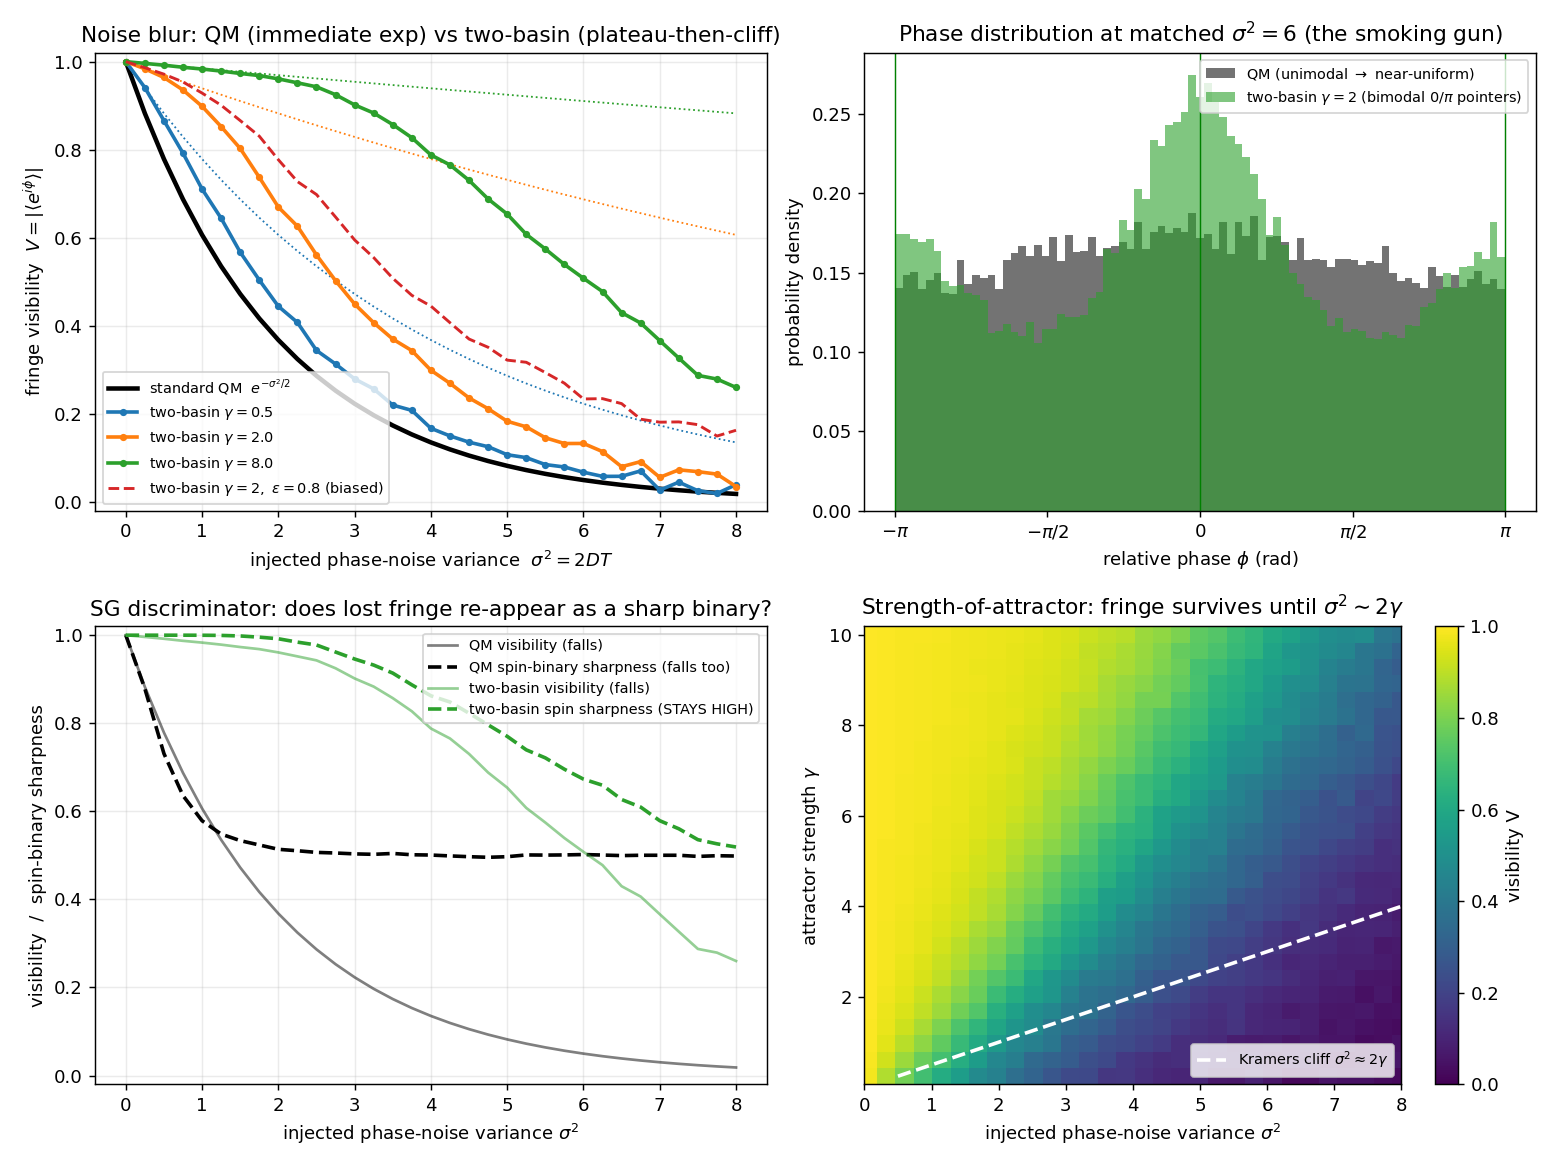

Recreate this plot in Python.
#!/usr/bin/env python3
r"""
silver_twoslit_noise.py
=======================

Combined-design proposal + simulation:
    a SILVER (Ag, S=1/2 Stern-Gerlach atom) near-field Talbot-Lau matter-wave
    interferometer with a DOWNSTREAM Stern-Gerlach spin analyzer, used to
    compare the NOISE-INDUCED FRINGE BLUR predicted by

        (A) standard quantum mechanics  (Gaussian dephasing / decoherence theory)
        (B) the two-basin "strength-of-attractor" postulate
            (DISCRETIZATION_AS_SYNC_PAPER.md Sec 3.2 ; phi_dissipative_check.py)

Why silver:  ground state ^2S_{1/2}, pure electron-spin-1/2 moment, zero orbital
angular momentum -> the cleanest physical realization of the sigma_x binary
(the 0/pi basins).  The Talbot-Lau geometry is forced because lambda_dB ~ pm.

------------------------------------------------------------------------------
THE PHASE VARIABLE
------------------------------------------------------------------------------
phi = relative phase between the two interfering paths (= the equatorial azimuth
of the chiral/interference qubit in phi_dissipative_check.py).  The measured
fringe contrast after averaging over phase noise is the standard result

        V_obs = V_0 * |<exp(i phi)>|       (ensemble average over the noise).

Environmental noise (thermal photon scattering, stray EM fields, vibration)
enters as a stochastic kick on phi:

        d phi = ( -gamma sin 2phi  -  eps sin phi ) dt  +  sqrt(2 D) dW.

  gamma : STRENGTH OF THE ATTRACTOR (2nd-harmonic measurement coupling that makes
          the 0/pi binary).  In MCI gamma is a STAGE-2 (detector) quantity; the
          central experimental question is whether ANY of it reaches the
          STAGE-1 propagating fringe phase.
  eps   : faint polar bias (1st harmonic, the Sec 2.3 term).
  D     : noise strength.  We use the experimentally meaningful knob
          sigma^2 = 2 D T_transit  = the phase variance pure dephasing WOULD
          accumulate in transit.  Thermal/EM noise dials sigma^2 up.

MODELS
  (A) STANDARD QM  = gamma = eps = 0  -> pure Gaussian dephasing:
          V_QM = exp(-sigma^2 / 2)      (immediate, smooth exponential).
  (B) TWO-BASIN    = gamma > 0.  The attractor is a restoring force toward the
          fringe phase (well at 0).  It CAPS the in-well variance at D/(2gamma)
          instead of letting it grow ~2 D T, so for weak noise it PROTECTS the
          fringe:
          V_2b(plateau) ~ exp(-sigma^2 / (8 gamma))   (T-independent plateau),
          until Kramers escape over the pi/2 barrier (rate ~ exp(-gamma/D)
          = exp(-2 gamma / sigma^2)) lets trajectories hop to the antipodal pi
          well; once the two wells equalize, the antipodal fringes cancel and
          V -> 0 (a CLIFF near sigma^2 ~ 2 gamma).

  => DISTINGUISHING PREDICTION (if gamma touches the propagating phase):
     plateau-then-cliff, with the cliff position set by the ATTRACTOR STRENGTH
     gamma -- qualitatively unlike QM's immediate exp decay.
     If gamma = 0 in flight (strict MCI), B == A and the fringe channel CANNOT
     tell them apart -- the discriminator then lives only in the correlated
     Stern-Gerlach spin channel (Part 4).
"""

import numpy as np

# =============================================================================
# PART 0  --  silver parameters and the forced Talbot-Lau geometry
# =============================================================================
h = 6.62607015e-34          # J s
hbar = h / (2 * np.pi)
kB = 1.380649e-23           # J/K
amu = 1.66053907e-27        # kg
m_Ag = 107.8682 * amu       # silver atomic mass


def silver_geometry(T_oven=1300.0, grating_period_nm=257.0, n_talbot=1):
    """Print the de Broglie wavelength, Talbot length, transit time for an Ag beam."""
    v = np.sqrt(3 * kB * T_oven / m_Ag)          # rms thermal speed from the oven
    lam = h / (m_Ag * v)                         # de Broglie wavelength
    g = grating_period_nm * 1e-9
    L_T = g**2 / lam                             # Talbot length
    L_int = 2 * n_talbot * L_T                   # ~ two Talbot lengths grating-grating
    t_transit = L_int / v
    print("=" * 74)
    print("PART 0  --  SILVER Talbot-Lau interferometer parameters")
    print("=" * 74)
    print(f"  oven temperature                T   = {T_oven:.0f} K")
    print(f"  rms speed                       v   = {v:.0f} m/s")
    print(f"  de Broglie wavelength        lambda  = {lam*1e12:.2f} pm")
    print(f"  grating period                  g   = {grating_period_nm:.0f} nm")
    print(f"  Talbot length              L_T=g^2/l = {L_T*1e3:.2f} mm")
    print(f"  interferometer length        L_int   = {L_int*1e3:.2f} mm  (2 Talbot lengths)")
    print(f"  transit time              t_transit  = {t_transit*1e6:.1f} us")
    print(f"  (cf. C60 ~2.8 pm worked; cold He ~50-100 pm.  Ag ~{lam*1e12:.0f} pm is")
    print(f"   in the proven heavy-particle near-field regime.)")
    return dict(v=v, lam=lam, L_T=L_T, t_transit=t_transit)


# =============================================================================
# PART 1  --  Langevin integrator for the relative phase  phi
# =============================================================================
def langevin_visibility(sigma2_grid, gamma, eps=0.0, n=8000, T=1.0, dt=2e-3,
                         phi0=0.0, seed=0):
    """
    For each injected-noise value sigma^2 = 2 D T, integrate
        d phi = (-gamma sin2phi - eps sin phi) dt + sqrt(2D) dW
    over transit time T from phi0, return:
      V      : fringe visibility |<exp(i phi)>|
      Sbin   : "binary sharpness" = fraction of trajectories within pi/4 of a well (0 or pi)
      frac_pi: fraction that ended in the pi well (basin-flip population)
    gamma = 0 reproduces standard-QM Gaussian dephasing  V = exp(-sigma^2/2).
    """
    rng = np.random.default_rng(seed)
    nsteps = int(round(T / dt))
    V = np.empty_like(sigma2_grid)
    Sbin = np.empty_like(sigma2_grid)
    frac_pi = np.empty_like(sigma2_grid)
    for i, s2 in enumerate(sigma2_grid):
        D = s2 / (2.0 * T)                       # sigma^2 = 2 D T
        sq = np.sqrt(2.0 * D * dt)
        phi = np.full(n, phi0, dtype=float)
        for _ in range(nsteps):
            drift = -gamma * np.sin(2 * phi) - eps * np.sin(phi)
            phi = phi + drift * dt + sq * rng.standard_normal(n)
        V[i] = np.abs(np.mean(np.exp(1j * phi)))
        d0 = np.minimum(np.abs((phi) % (2*np.pi)), np.abs((phi) % (2*np.pi) - 2*np.pi))
        dpi = np.abs(((phi - np.pi) % (2*np.pi)) - np.pi)
        Sbin[i] = np.mean((d0 < np.pi/4) | (np.abs(dpi) < np.pi/4))
        frac_pi[i] = np.mean(np.abs(dpi) < np.pi/4)
    return V, Sbin, frac_pi


def phase_samples(sigma2, gamma, eps=0.0, n=40000, T=1.0, dt=2e-3, phi0=0.0, seed=1):
    """Return the final-phi ensemble at a single sigma^2 (for the P(phi) histogram)."""
    rng = np.random.default_rng(seed)
    nsteps = int(round(T / dt))
    D = sigma2 / (2.0 * T)
    sq = np.sqrt(2.0 * D * dt)
    phi = np.full(n, phi0, dtype=float)
    for _ in range(nsteps):
        drift = -gamma * np.sin(2 * phi) - eps * np.sin(phi)
        phi = phi + drift * dt + sq * rng.standard_normal(n)
    return (phi + np.pi) % (2 * np.pi) - np.pi      # wrap to (-pi, pi]


# =============================================================================
# PART 2/3  --  compare the noise-blur laws
# =============================================================================
def main():
    geo = silver_geometry()

    sigma2 = np.linspace(0.0, 8.0, 33)            # injected phase variance (the noise knob)

    print("\n" + "=" * 74)
    print("PART 2  --  STANDARD QM noise blur (Gaussian dephasing)")
    print("=" * 74)
    V_qm_analytic = np.exp(-sigma2 / 2.0)
    V_qm_sim, _, _ = langevin_visibility(sigma2, gamma=0.0, seed=10)
    err = np.max(np.abs(V_qm_sim - V_qm_analytic))
    print(f"  V_QM = exp(-sigma^2/2);  Langevin(gamma=0) reproduces it, max|err|={err:.3f}")
    print(f"  half-visibility at sigma^2 = {2*np.log(2):.2f}  (V=0.5)")

    print("\n" + "=" * 74)
    print("PART 3  --  TWO-BASIN noise blur (attractor strength gamma; eps=0)")
    print("=" * 74)
    gammas = [0.5, 2.0, 8.0]
    V_2b = {}
    Sbin_2b = {}
    for g in gammas:
        V, S, fpi = langevin_visibility(sigma2, gamma=g, eps=0.0, seed=20 + int(10*g))
        V_2b[g] = V
        Sbin_2b[g] = S
        plateau = np.exp(-sigma2 / (8 * g))       # analytic in-well prediction
        # cliff = where V has fallen below 0.5 of its low-noise plateau
        cliff_idx = np.argmax(V < 0.5 * V[1]) if np.any(V < 0.5 * V[1]) else -1
        cliff = sigma2[cliff_idx] if cliff_idx > 0 else np.nan
        print(f"  gamma={g:4.1f}:  in-well plateau V~exp(-s2/{8*g:.0f});  "
              f"predicted cliff s2~2*gamma={2*g:.1f};  measured half-drop at s2~{cliff:.1f}")
    print("  => attractor PROTECTS the fringe for weak noise (variance capped at D/2gamma),")
    print("     then a Kramers CLIFF near s2~2*gamma flips trajectories to the pi well.")
    print("     QM has NO plateau: it decays from s2=0.  This is the falsifiable difference")
    print("     -- *if* gamma reaches the propagating phase.  Strict MCI (gamma=0 in flight)")
    print("     gives V_2b == V_QM exactly: the fringe channel alone cannot distinguish them.")

    # biased case (eps>0): one well favored -> partial fringe survives, Boltzmann tilt
    Vb_bias, _, _ = langevin_visibility(sigma2, gamma=2.0, eps=0.8, seed=99)

    print("\n" + "=" * 74)
    print("PART 4  --  the COMBINED-DESIGN discriminator (Stern-Gerlach spin channel)")
    print("=" * 74)
    print("  As noise blurs the SPATIAL fringe, what happens in the correlated spin channel?")
    print("  'binary sharpness' S = fraction of atoms within pi/4 of a pointer (0 or pi):")
    s2_probe = [1.0, 2.0, 4.0]
    for s2p in s2_probe:
        j = np.argmin(np.abs(sigma2 - s2p))
        # QM sharpness: phase is a spread wrapped-Gaussian; fraction near 0 or pi
        ph_qm = phase_samples(sigma2[j], gamma=0.0, seed=3)
        d0 = np.abs(ph_qm); dpi = np.abs(np.abs(ph_qm) - np.pi)
        S_qm = np.mean((d0 < np.pi/4) | (dpi < np.pi/4))
        print(f"  sigma^2={sigma2[j]:.2f}:  V_QM={V_qm_analytic[j]:.2f}  S_QM={S_qm:.2f}   |   "
              f"V_2b(g=8)={V_2b[8.0][j]:.2f}  S_2b={Sbin_2b[8.0][j]:.2f}")
    print("  QM: as V falls, S falls too (phase just spreads out -- no structure).")
    print("  TWO-BASIN: as V falls, S stays HIGH -- every atom is still in SOME pointer;")
    print("  the lost spatial fringe re-appears as a SHARP BINARY in the SG readout.")
    print("  => the silver+SG correlation (fringe loss WITH spin-binary sharpening) is the")
    print("     signature a bare interferometer cannot see; it survives even if gamma=0 in")
    print("     flight, because the Stage-2 lock acts at the detector.")

    # ---- figure --------------------------------------------------------------
    make_figure(sigma2, V_qm_analytic, V_2b, Vb_bias, Sbin_2b, gammas)


def make_figure(sigma2, V_qm, V_2b, Vb_bias, Sbin_2b, gammas):
    try:
        import matplotlib
        matplotlib.use("Agg")
        import matplotlib.pyplot as plt
    except Exception as e:
        print(f"\n[figure skipped: {e}]")
        return

    fig, ax = plt.subplots(2, 2, figsize=(12, 9))

    # (0,0) the headline: visibility vs noise
    a = ax[0, 0]
    a.plot(sigma2, V_qm, "k-", lw=2.5, label="standard QM  $e^{-\\sigma^2/2}$")
    colors = ["C0", "C1", "C2"]
    for g, c in zip(gammas, colors):
        a.plot(sigma2, V_2b[g], c, lw=2, marker="o", ms=3,
               label=f"two-basin $\\gamma={g}$")
        a.plot(sigma2, np.exp(-sigma2 / (8 * g)), c, lw=1, ls=":")  # analytic plateau
    a.plot(sigma2, Vb_bias, "C3--", lw=1.6, label="two-basin $\\gamma=2,\\ \\epsilon=0.8$ (biased)")
    a.set_xlabel(r"injected phase-noise variance  $\sigma^2 = 2DT$")
    a.set_ylabel(r"fringe visibility  $V=|\langle e^{i\phi}\rangle|$")
    a.set_title("Noise blur: QM (immediate exp) vs two-basin (plateau-then-cliff)")
    a.set_ylim(-0.02, 1.02)
    a.legend(fontsize=8)
    a.grid(alpha=0.25)

    # (0,1) phase distributions at a matched noise PAST the cliff (so the binary shows)
    a = ax[0, 1]
    s2p = 6.0                       # past the gamma=2 cliff (2*gamma=4): both wells populated
    bins = np.linspace(-np.pi, np.pi, 80)
    ph_qm = phase_samples(s2p, gamma=0.0, seed=5)
    ph_2b = phase_samples(s2p, gamma=2.0, seed=6)
    a.hist(ph_qm, bins=bins, density=True, alpha=0.55, color="k",
           label="QM (unimodal $\\to$ near-uniform)")
    a.hist(ph_2b, bins=bins, density=True, alpha=0.6, color="C2",
           label="two-basin $\\gamma=2$ (bimodal 0/$\\pi$ pointers)")
    a.axvline(0, color="g", lw=0.8); a.axvline(np.pi, color="g", lw=0.8); a.axvline(-np.pi, color="g", lw=0.8)
    a.set_xlabel(r"relative phase $\phi$ (rad)")
    a.set_ylabel("probability density")
    a.set_title(f"Phase distribution at matched $\\sigma^2={s2p:.0f}$ (the smoking gun)")
    a.set_xticks([-np.pi, -np.pi/2, 0, np.pi/2, np.pi])
    a.set_xticklabels([r"$-\pi$", r"$-\pi/2$", "0", r"$\pi/2$", r"$\pi$"])
    a.legend(fontsize=8)

    # (1,0) the combined-design discriminator: spin-channel sharpness vs noise
    a = ax[1, 0]
    # QM sharpness curve
    S_qm = []
    for s2 in sigma2:
        ph = phase_samples(s2, gamma=0.0, n=8000, seed=7)
        d0 = np.abs(ph); dpi = np.abs(np.abs(ph) - np.pi)
        S_qm.append(np.mean((d0 < np.pi/4) | (dpi < np.pi/4)))
    a.plot(sigma2, V_qm, "k-", lw=1.5, alpha=0.5, label="QM visibility (falls)")
    a.plot(sigma2, S_qm, "k--", lw=2, label="QM spin-binary sharpness (falls too)")
    a.plot(sigma2, V_2b[8.0], "C2-", lw=1.5, alpha=0.5, label="two-basin visibility (falls)")
    a.plot(sigma2, Sbin_2b[8.0], "C2--", lw=2, label="two-basin spin sharpness (STAYS HIGH)")
    a.set_xlabel(r"injected phase-noise variance $\sigma^2$")
    a.set_ylabel("visibility  /  spin-binary sharpness")
    a.set_title("SG discriminator: does lost fringe re-appear as a sharp binary?")
    a.set_ylim(-0.02, 1.02)
    a.legend(fontsize=8)
    a.grid(alpha=0.25)

    # (1,1) strength-of-attractor map: cliff position scales with gamma
    a = ax[1, 1]
    g_grid = np.linspace(0.25, 10, 28)
    s2_grid = np.linspace(0.05, 8, 30)
    Z = np.empty((len(g_grid), len(s2_grid)))
    for ig, g in enumerate(g_grid):
        Vg, _, _ = langevin_visibility(s2_grid, gamma=g, eps=0.0, n=3000, seed=200 + ig)
        Z[ig] = Vg
    im = a.pcolormesh(s2_grid, g_grid, Z, shading="auto", cmap="viridis", vmin=0, vmax=1)
    a.plot(2 * g_grid, g_grid, "w--", lw=2, label=r"Kramers cliff $\sigma^2\approx2\gamma$")
    a.set_xlabel(r"injected phase-noise variance $\sigma^2$")
    a.set_ylabel(r"attractor strength $\gamma$")
    a.set_title("Strength-of-attractor: fringe survives until $\\sigma^2\\sim2\\gamma$")
    a.set_xlim(0, 8)
    a.legend(fontsize=8, loc="lower right")
    fig.colorbar(im, ax=a, label="visibility V")

    fig.tight_layout()
    out = __file__.rsplit("/", 1)[0] + "/silver_twoslit_noise.png"
    fig.savefig(out, dpi=130)
    print(f"\n[figure written: {out}]")


if __name__ == "__main__":
    main()
